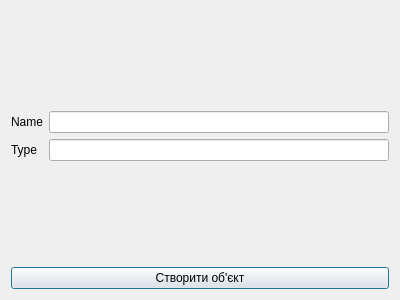
<?xml version="1.0" encoding="UTF-8"?>
<ui version="4.0">
 <class>DialogPlant</class>
 <widget class="QDialog" name="DialogPlant">
  <property name="geometry">
   <rect>
    <x>0</x>
    <y>0</y>
    <width>400</width>
    <height>300</height>
   </rect>
  </property>
  <property name="windowTitle">
   <string>Dialog</string>
  </property>
  <layout class="QVBoxLayout" name="verticalLayout_4">
   <item>
    <spacer name="verticalSpacer_2">
     <property name="orientation">
      <enum>Qt::Vertical</enum>
     </property>
     <property name="sizeHint" stdset="0">
      <size>
       <width>20</width>
       <height>40</height>
      </size>
     </property>
    </spacer>
   </item>
   <item>
    <layout class="QVBoxLayout" name="verticalLayout_3">
     <item>
      <layout class="QHBoxLayout" name="horizontalLayout">
       <item>
        <layout class="QVBoxLayout" name="verticalLayout">
         <item>
          <widget class="QLabel" name="label_3">
           <property name="text">
            <string>Name</string>
           </property>
          </widget>
         </item>
         <item>
          <widget class="QLabel" name="label_4">
           <property name="text">
            <string>Type</string>
           </property>
          </widget>
         </item>
        </layout>
       </item>
       <item>
        <layout class="QVBoxLayout" name="verticalLayout_2">
         <item>
          <widget class="QLineEdit" name="NameLineEdit2"/>
         </item>
         <item>
          <widget class="QLineEdit" name="TypeLineEdit2"/>
         </item>
        </layout>
       </item>
      </layout>
     </item>
    </layout>
   </item>
   <item>
    <spacer name="verticalSpacer">
     <property name="orientation">
      <enum>Qt::Vertical</enum>
     </property>
     <property name="sizeHint" stdset="0">
      <size>
       <width>20</width>
       <height>40</height>
      </size>
     </property>
    </spacer>
   </item>
   <item>
    <widget class="QPushButton" name="pushButton2">
     <property name="text">
      <string>Створити об'єкт</string>
     </property>
    </widget>
   </item>
  </layout>
 </widget>
 <resources/>
 <connections/>
</ui>
